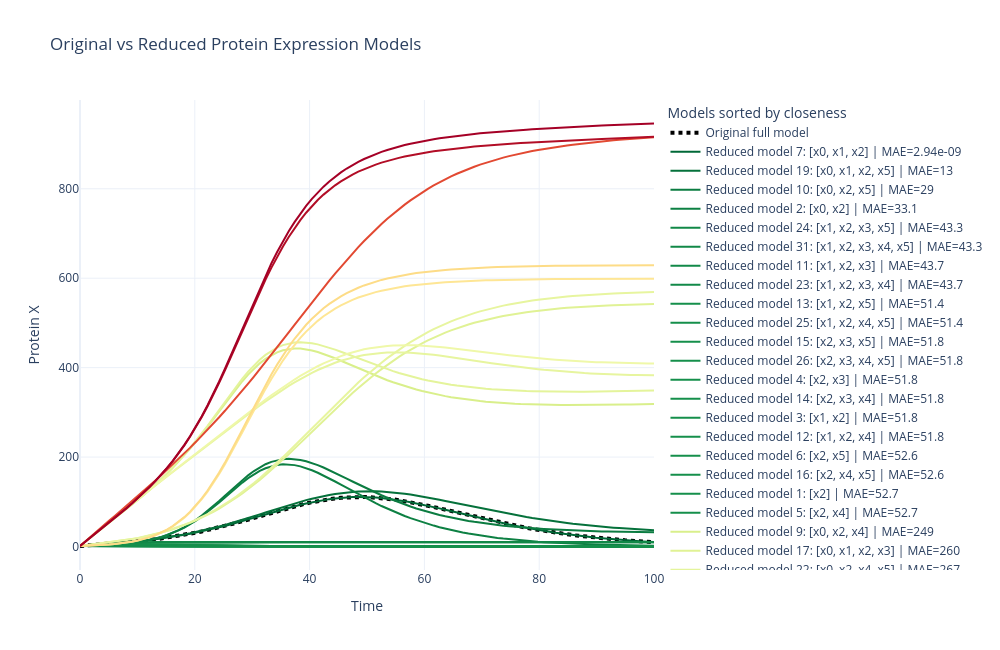

The cell this chart's notebook holds for it:
### Code cell
from autoreduce.utils import get_ODE
import numpy as np
import plotly.graph_objects as go
import matplotlib.pyplot as plt

# Solve original full model
sys_ode = get_ODE(sys, timepoints_ode)
orig_sol = sys_ode.solve_system().T

# Original output: y = Cx
orig_output = np.ravel(np.array(C) @ orig_sol)

reduced_results = []

for i, model in enumerate(reduced_models):
    try:
        red_ode = get_ODE(model, timepoints_ode)
        red_sol = red_ode.solve_system().T

        # reduced output
        red_C = np.array(model.C)
        red_output = np.ravel(red_C @ red_sol)

        # compare to original
        mae = np.mean(np.abs(orig_output - red_output))

        reduced_results.append({
            "name": f"Reduced model {i+1}: {model.x}",
            "model": model,
            "output": red_output,
            "mae": mae
        })

    except Exception as e:
        print(f"Reduced model {i+1} failed: {model.x}")
        print(e)

# Sort best to worst
reduced_results = sorted(reduced_results, key=lambda d: d["mae"])

# Color by error
mae_values = [r["mae"] for r in reduced_results]

norm = plt.Normalize(min(mae_values), max(mae_values))
cmap = plt.cm.get_cmap("RdYlGn_r")  # green = closer, red = worse

fig = go.Figure()

# Original model as dotted black reference
fig.add_trace(
    go.Scatter(
        x=timepoints_ode,
        y=orig_output,
        mode="lines",
        name="Original full model",
        line=dict(color="black", dash="dot", width=4)
    )
)

# Add reduced models in sorted order
for r in reduced_results:
    rgba = cmap(norm(r["mae"]))
    color = (
        f"rgb({int(rgba[0]*255)},"
        f"{int(rgba[1]*255)},"
        f"{int(rgba[2]*255)})"
    )

    fig.add_trace(
        go.Scatter(
            x=timepoints_ode,
            y=r["output"],
            mode="lines",
            name=f"{r['name']} | MAE={r['mae']:.3g}",
            line=dict(color=color, width=2)
        )
    )

fig.update_layout(
    title="Original vs Reduced Protein Expression Models",
    xaxis_title="Time",
    yaxis_title="Protein X",
    legend_title="Models sorted by closeness",
    template="plotly_white",
    width=1000,
    height=650
)

fig.show()
